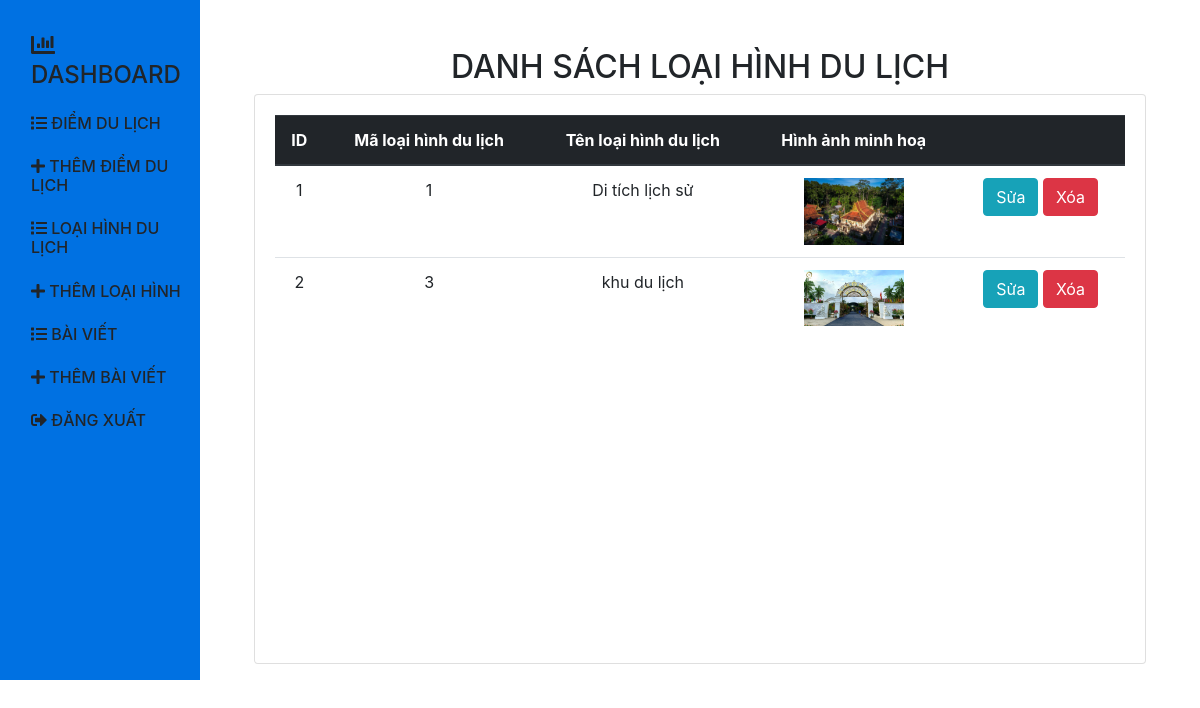
Page /admin/loaihinhdulich/danhsach.php on the committed database.
### tables this page shows
CREATE TABLE `tblloaihinh` (
  `maloaihinh` int(30) NOT NULL,
  `tenloaihinh` varchar(100) NOT NULL,
  `hinhanh` varchar(200) NOT NULL
);

### connect.php (called while the page is built, shortened)
<?php
$port = 'http://localhost:80/web_gioi_thieu_du_lich';
?>

### admin/loaihinhdulich/danhsach.php (the view, shortened to what this page needs)
<!DOCTYPE html>
<html lang="en">
<head>
    <link rel="stylesheet" href="https://cdn.jsdelivr.net/npm/bootstrap@4.6.2/dist/css/bootstrap.min.css">
    <link rel="stylesheet" href="https://maxcdn.bootstrapcdn.com/bootstrap/4.0.0/css/bootstrap.min.css">
    <link rel="stylesheet" href="https://cdnjs.cloudflare.com/ajax/libs/font-awesome/5.15.3/css/all.min.css">
    <link rel="stylesheet" href="../css/danhsach.css">
    <link rel="stylesheet" href="../css/base.css">
</head>
<?php
    include('../../connect.php');
    $sql = "SELECT * FROM tblloaihinh";
    $result = $conn->query($sql);
?>
<body>
<div class="container-fluid">
    <div class="row">
        <nav class="col-md-2 d-none d-md-block bg-light sidebar">
            <div class="sidebar-sticky">
                <ul class="nav flex-column mt-4">
                    <li class="nav-item">
                        <a class="nav-link active h4" href='<?php echo $port ?>/admin/trangchu.php'>
                            <i class="fas fa-chart-bar"></i> DASHBOARD
                        </a>
                        <a class="nav-link active h6" href="<?php echo $port ?>/admin/diemdulich/danhsach.php">
                            <i class="fas fa-list"></i> ĐIỂM DU LỊCH
                        </a>
                        <a class="nav-link active h6" href="<?php echo $port ?>/admin/diemdulich/them.php">
                            <i class="fas fa-plus"></i> THÊM ĐIỂM DU LỊCH
                        </a>
                        <a class="nav-link active h6" href="<?php echo $port ?>/admin/loaihinhdulich/danhsach.php">
                            <i class="fas fa-list"></i> LOẠI HÌNH DU LỊCH
                        </a>
                        <a class="nav-link active h6" href="<?php echo $port ?>/admin/loaihinhdulich/them.php">
                            <i class="fas fa-plus"></i> THÊM LOẠI HÌNH
                        </a>
                        <a class="nav-link active h6" href="<?php echo $port ?>/admin/baiviet/danhsach.php">
                            <i class="fas fa-list"></i> BÀI VIẾT
                        </a>
                        <a class="nav-link active h6" href="<?php echo $port ?>/admin/baiviet/them.php">
                            <i class="fas fa-plus"></i> THÊM BÀI VIẾT
                        </a>
                        <a class="nav-link active h6" href="<?php echo $port ?>/admin">
                            <i class="fas fa-sign-out-alt"></i> ĐĂNG XUẤT
                        </a>
                    </li>
                </ul>
            </div>
        </nav>
    <main role="main" class="col-md-9 ml-sm-auto col-lg-10 px-4">
    <div class="container mt-5">
    <div class="form-group">
        <div class="container-fluid">
        <h2 style="text-align: center;"> DANH SÁCH LOẠI HÌNH DU LỊCH</h2>
            <div class="card">
                <div class="card-body" >
                     <table class="table" style="text-align: center;">
                        <thead class="thead-dark">
                            <tr>
                                <th >ID</th>
                                <th class='maloaihinh'>Mã loại hình du lịch</th>
                                <th class='tenloaihinh'>Tên loại hình du lịch</th>
                                <th class='hinhanh'>Hình ảnh minh hoạ</th>
                                <th ></th>
                            </tr>
                        </thead>
                        <tbody>
                            <?php
                            $i = 1;
                                while($row = $result->fetch_assoc()){ ?>
                                    <tr>
                                        <td><?php echo $i++; ?></td>
                                        <td class='maloaihinh'><?php echo $row['maloaihinh']; ?></td>
                                        <td class='tenloaihinh'><?php echo $row['tenloaihinh']; ?></td>
                                        <td class='hinhanh'>
                                            <img style ="width: 100px;" src="../../hinhanh/<?php echo $row['hinhanh']; ?>">
                                        </td>
                                        <td>
                                            <a href="<?php echo $port ?>/admin/loaihinhdulich/sua.php?id=<?php echo $row['maloaihinh']; ?>" class="btn btn-info">Sửa</a>
                                            <a onclick="return HoiKhiDelete()"  href="<?php echo $port ?>/admin/loaihinhdulich/xoa.php?id=<?php echo $row['maloaihinh']?>" class="btn btn-danger" >Xóa</a>
                                        </td>
                                    </tr>
                            <?php  }?>
                        </tbody>
                    </table>
                </div>
            </div>
        </div>
    </div>
</div>
    </main>
    </div>
</div>
</body>
</html>

### admin/css/danhsach.css (style rules this page uses)
.card { height: 570px; overflow: auto; }
.hinhanh { min-width: 150px; }

### admin/css/base.css (style rules this page uses)
html { width: 100%; margin: 0; padding: 0; }
.bg-light { background-color: #0071e2!important; }

### rows in the picture
tblloaihinh: maloaihinh "1", tenloaihinh "Di tích lịch sử", hinhanh (picture)
tblloaihinh: maloaihinh "3", tenloaihinh "khu du lịch", hinhanh (picture)
